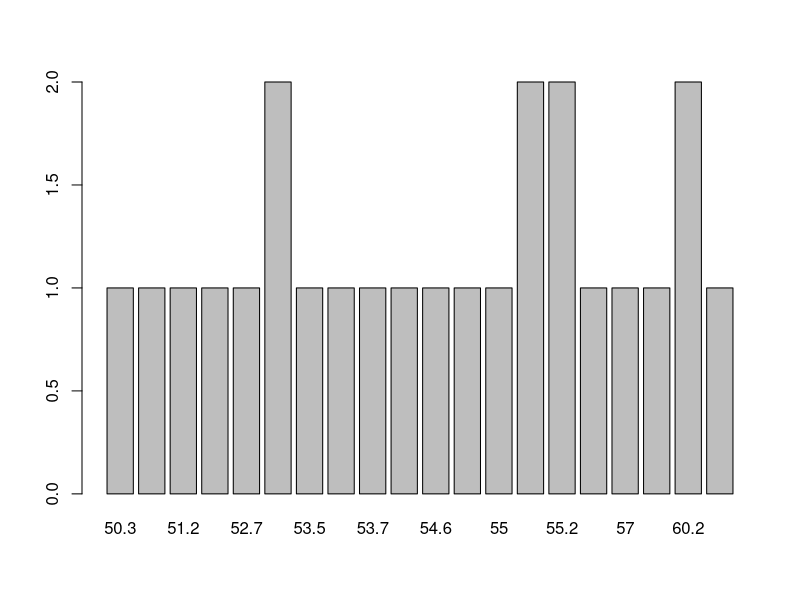

Reproduce this figure in R.
## ---- chunk 1
knitr::opts_chunk$set(echo = TRUE)
## ---- chunk 2
pesos = c(55.2, 54, 55.2, 53.7, 60.2, 53.2, 54.6, 55.1, 51.2, 53.2, 54.8, 52.3, 56.9, 57, 55, 53.5, 50.9, 55.1, 53.6, 61.2, 59.5, 50.3, 52.7, 60.2)
## ---- chunk 3
barplot(table(pesos))
